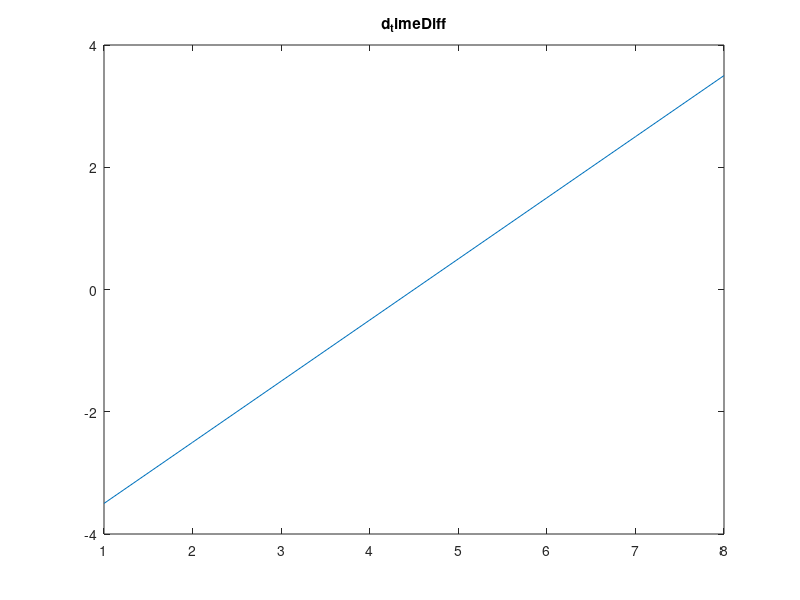
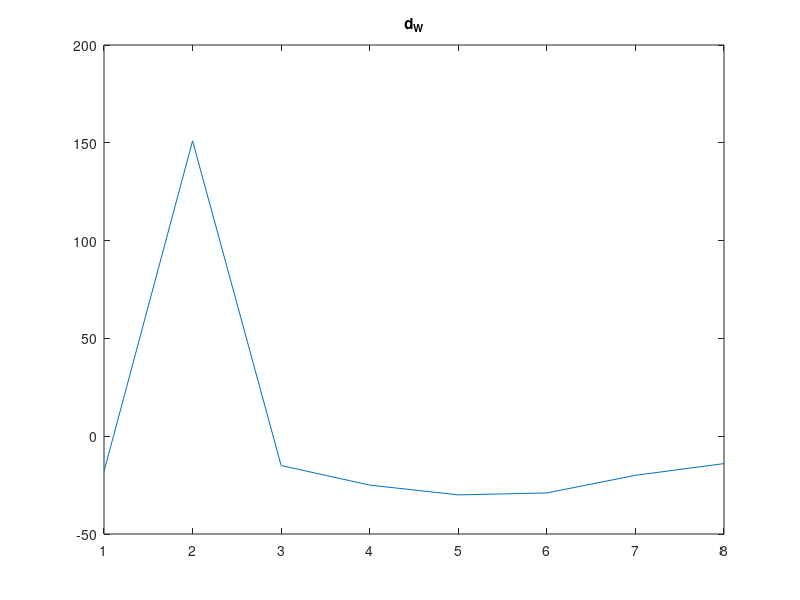
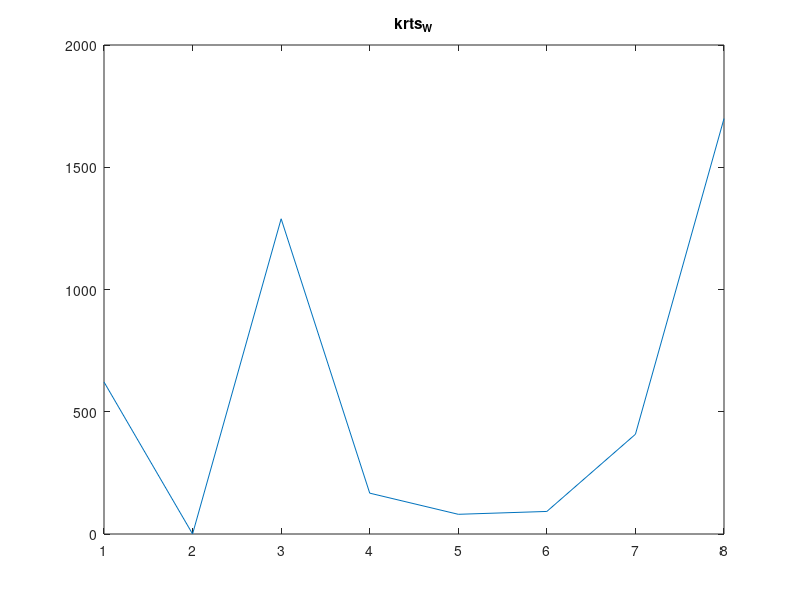
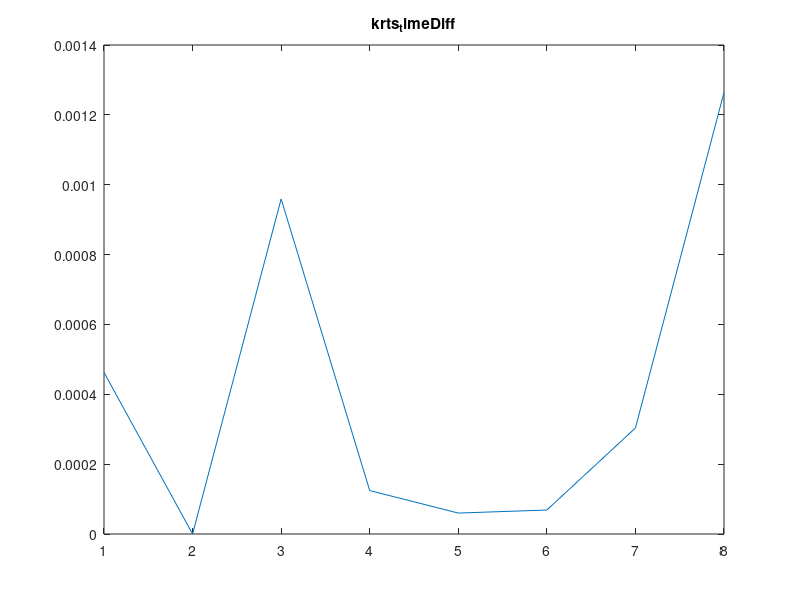

Source code (MATLAB) for these figures, in order:
close all; clear; clc,

x=zeros();
xd=[3312,14351,51496,77124,0,48212,33000,19048,19291,22,0,0,49712];

%minimum mumData 4;

W=[16,185,19,9,4,5,14,20];

timeHr=[19,0];
timeDiff=[1,2,3,4,5,6,7,8];

n=size(timeDiff);
n_W=length(W);

n_T=length(timeDiff);
xx=zeros();

var_W=zeros();
R_h=zeros();

d_W=zeros();
d_W0=zeros();
d_timeDiff=zeros();
W_h=zeros();
timeDiff_h=zeros();
skwn_W=zeros();
skwn_W0=zeros();
krts_W=zeros();
krts_W0=zeros();
skwn_timeDiff=zeros();
krts_timeDiff=zeros();
timeDiffS=sort(timeDiff);

m_W=((sum(W))./n_W);
m_timeDiff=((sum(timeDiff))./n_T);

%%%%%Mean Absolute Difference
for a=1:n_W
    mad_W=(sum((W)-m_W));
mad_timeDiff=(sum((timeDiff)-m_timeDiff));
end

%%%%Variance
for v=1:n_W
    %
var_W0=var(W);
var_timeDiff=var(timeDiff);
var_W(v)=(power((W(v)-m_W),2));
%var1=varr./n;
%   var=power(mad,2); 
end

%%%%Standard Deviation
for s=1:n_W
    %
    std_W0=std(W);
    std_timeDiff0=std(timeDiff);
    std_W=sqrt(var_W);
    std_timeDiff=sqrt(var_W);
%    std1=stdd./n;
end

%%%%Median
%%Ungrouped
%
med_W=(n_W+1)/2;
med_timeDiff=(n_T+1)/2;
%k=class width
%i=((logd(n))/(logd(2)));

%%%%Mode
%%Ungrouped
%pick most repeated
%mod0=();
%
mod_i_W=(1);
mod_f_W=W(n_W);
mod_i_timeDiff=(1);
mod_f_timeDiff=timeDiff(n_T);

%%%%Harmonic Mean
%%Ungrouped Data
%%HM0=(n/(sum(1/xd)));
for h=1:n_W
    %
     W_h(h)=(1/W(h));
    HM0_W=(n_W/(sum(W_h)));
     timeDiff_h(h)=(1/timeDiff(h));
    HM0_timeDiff=(n_W/(sum(timeDiff_h)));
end

%%%%Measure of spread
%%Quatiles
%
Q1_W=((1/4).*(n_W+1));
Q1_W=W(round(Q1_W));
Q2_W=((2/4).*(n_W+1));
Q2_W=W(round(Q2_W));
Q3_W=((3/4).*(n_W+1));
Q3_W=W(round(Q3_W));

Q1_timeDiff=((1/4).*(n_T+1));
Q1_timeDiff=timeDiff(round(Q1_timeDiff));
Q2_timeDiff=((2/4).*(n_T+1));
Q2_timeDiff=timeDiff(round(Q2_timeDiff));
Q3_timeDiff=((3/4).*(n_T+1));
Q3_timeDiff=timeDiff(round(Q3_timeDiff));

%%Percentile
%
P1_W=((10/100).*(n_W+1));
P1_W=W(round(P1_W));
P5_W=((50/100).*(n_W+1));
P5_W=W(round(P5_W));
P9_W=((90/100).*(n_W));
P9_W=W(round(P9_W));

P1_timeDiff=((10/100).*(n_T+1));
P1_timeDiff=timeDiff(round(P1_timeDiff));
P5_timeDiff=((50/100).*(n_T+1));
P5_timeDiff=timeDiff(round(P5_timeDiff));
P9_timeDiff=((90/100).*(n_T));
P9_timeDiff=timeDiff(round(P9_timeDiff));

%%%%%%Measure of Skeewnesss and Kurtosis
%%  mean<median<mod -ve skewd

%%%%%%Karl pearson's coefficient
%
SK_ai_W=((m_W-mod_i_W)./std_W);
SK_af_W=((m_W-mod_f_W)./std_W);
SK_b_W=((3.*(m_W-med_W))./std_W);

SK_ai_timeDiff=((m_W-mod_i_timeDiff)./std_timeDiff);
SK_af_timeDiff=((m_timeDiff-mod_f_timeDiff)./std_timeDiff);
SK_b_timeDiff=((3.*(m_timeDiff-med_timeDiff))./std_timeDiff);

%%%%%%Bowley's Co-efficient
%
Bc_W=((Q3_W-(2.*Q2_W)+Q1_W)./(Q3_W-Q1_W));
Bc_timeDiff=((Q3_timeDiff-(2.*Q2_timeDiff)+Q1_timeDiff)./(Q3_timeDiff-Q1_timeDiff));
%%10000000000000000000000000000000000000000000000000000000000000000000000000000
%%%%%%Kelly's Co-efficient
%
Kc_W=((P9_W-(2.*P5_W)+P1_W)./(P9_W-P1_W));
Kc_timeDiff=((P9_timeDiff-(2.*P5_timeDiff)+P1_timeDiff)./(P9_timeDiff-P1_timeDiff));

for i=1:n_W
    for j=0:1:n_W-1
         %
            d_W(i)=(W(i)-m_W);
            
                d_timeDiff(i)=(timeDiff(i)-m_timeDiff);
    
    for k=1:1:n(2)
        xx(k)=(power(10,k));
        x(k)=(k);
    end
	
%%Skweaness and kurtosis
%
skwn_W=((sum(power((d_W),3)))./(n_W.*(power(std_W,3))));
skwn_W0=((sum(power((d_W),3)))./(n_W.*(power(std_W0,3))));
krts_W=((sum(power((d_W),4)))./(n_W.*(power(std_W,4))));
skwn_timeDiff=((sum(power((d_timeDiff),3)))./(n_T.*(power(std_timeDiff,3))));
skwn_timeDiff0=((sum(power((d_timeDiff),3)))./(n_T.*(power(std_timeDiff0,3))));
krts_timeDiff0=((sum(power((d_timeDiff),4)))./(n_T.*(power(std_timeDiff0,4))));
krts_timeDiff=((sum(power((d_timeDiff),4)))./(n_T.*(power(std_timeDiff,4))));

%%%%Pearsons Product moment
Pr_W=(((((n_W.*(sum(W.*xx)))-(sum(W).*sum(xx))))./(sqrt((n_W.*(sum(power(W,2)))-(power((sum(W)),2))).*((n_W.*(sum(power(xx,2)))-(power((sum(W)),2))))))));
Pr_timeDiff=(((((n_T.*(sum(timeDiff.*xx)))-(sum(timeDiff).*sum(xx))))./(sqrt((n_T.*(sum(power(timeDiff,2)))-(power((sum(timeDiff)),2))).*((n_T.*(sum(power(xx,2)))-(power((sum(xx)),2))))))));
Pr0_W=(((((n_W.*(sum(W.*x)))-(sum(W).*sum(x))))./(sqrt((n_W.*(sum(power(W,2)))-(power((sum(W)),2))).*((n_W.*(sum(power(x,2)))-(power((sum(W)),2))))))));
Pr0_timeDiff=(((((n_T.*(sum(timeDiff.*x)))-(sum(timeDiff).*sum(x))))./(sqrt((n_T.*(sum(power(timeDiff,2)))-(power((sum(timeDiff)),2))).*((n_T.*(sum(power(xx,2)))-(power((sum(xx)),2))))))));
Pr1_W=(((((n_W.*(sum(W.*timeDiff)))-(sum(W).*sum(timeDiff))))./(sqrt((n_W.*(sum(power(W,2)))-(power((sum(W)),2))).*((n_W.*(sum(power(timeDiff,2)))-(power((sum(W)),2))))))));
Pr1_timeDiff=(((((n_T.*(sum(timeDiff.*timeDiff)))-(sum(timeDiff).*sum(timeDiff))))./(sqrt((n_T.*(sum(power(timeDiff,2)))-(power((sum(timeDiff)),2))).*((n_T.*(sum(power(timeDiff,2)))-(power((sum(timeDiff)),2))))))));


%%%%Regression Equation
%
%
b_W=(((((n_W.*(sum(W.*xx)))-(sum(W).*sum(xx))))./(sqrt((n_W.*(sum(power(W,2)))-(power((sum(W)),2)))))));
a_W=((sum(xx)-(b_W.*(sum(W)))));
b_timeDiff=(((((n_T.*(sum(timeDiff.*xx)))-(sum(timeDiff).*sum(xx))))./(sqrt((n_T.*(sum(power(timeDiff,2)))-(power((sum(timeDiff)),2)))))));
a_timeDiff=((sum(xx)-(b_timeDiff.*(sum(timeDiff)))));

b0_W=(((((n_W.*(sum(W.*x)))-(sum(W).*sum(x))))./(sqrt((n_W.*(sum(power(W,2)))-(power((sum(W)),2)))))));
a0_W=((sum(x)-(b_W.*(sum(W)))));
%
b1_W=(((((n_W.*(sum(W.*timeDiff)))-(sum(W).*sum(timeDiff))))./(sqrt((n_W.*(sum(power(W,2)))-(power((sum(W)),2)))))));
a1_W=((sum(timeDiff)-(b_W.*(sum(W)))));
b1_timeDiff=(((((n_T.*(sum(timeDiff.*timeDiff)))-(sum(timeDiff).*sum(timeDiff))))./(sqrt((n_T.*(sum(power(timeDiff,2)))-(power((sum(timeDiff)),2)))))));
a1_timeDiff=((sum(timeDiff)-(b_timeDiff.*(sum(timeDiff)))));


%%%%SpearMan Rank Correlation coefficient
%
rS_W=(1-((6.*(sum(power(d_W,2))))./(n_W.*(power(n,2)-1))));
rS_timeDiff=(1-((6.*(sum(power(d_timeDiff,2))))./(n_T.*(power(n,2)-1))));
    end
end

figure
plot(d_timeDiff);
title('d_timeDiff');
figure
plot(d_W);
title('d_W');
figure
plot(krts_W);
title('krts_W');
figure
plot(krts_timeDiff);
title('krts_timeDiff');
figure
plot(SK_af_W);
title('SK_af_W');
figure
plot(SK_af_timeDiff);
title('SK_af_timeDiff');
figure
plot(SK_ai_W);
title('SK_ai_W');
figure
plot(SK_ai_timeDiff);
title('SK_ai_timeDiff');
figure
plot(SK_b_W);
title('SK_b_W');
figure
plot(SK_b_timeDiff);
title('SK_b_timeDiff');
figure
plot(skwn_W);
title('skwn_W');
figure
plot(skwn_timeDiff);
title('skwn_timeDiff');
figure
plot(std_W);
title('std_W');
figure
plot(std_timeDiff);
title('std_timeDiff');
figure
plot(timeDiff);
title('timeDiff');
figure
plot(timeDiffS);
title('timeDiffS');
figure
plot(var_W);
title('var_W');
figure
plot(var_timeDiff);
title('var_timeDiff');
figure
plot(W);
title('W');
figure
plot(W_h);
title('W_h');
figure
plot(timeDiff_h);
title('timeDiff_h');
figure
plot(x);
title('x');
figure
plot(xd);
title('xd');
figure
plot(xx);
title('xx');

%%en292-3045/2014
%%nelyi.maina.nm@gmail.com
